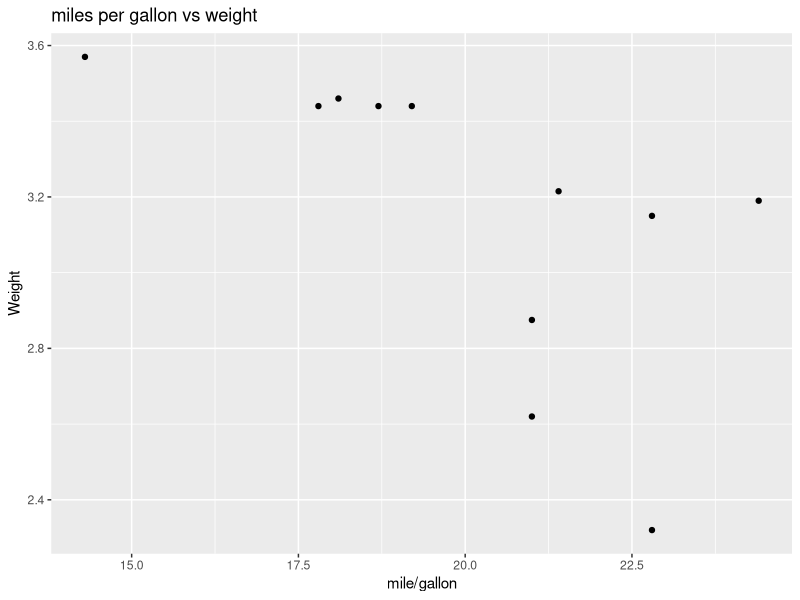

R code for this plot:
library(datasets)

#load the data using data() function
data(mtcars)
View(mtcars)
#?mtcars
#view first five rows of the dataset

head(mtcars,10)

library(ggplot2)
#create a scatter plot
#ggplot(aes(x=mpg,y=hp,),data=mtcars)+geom_point()+ggtitle("horsepower vs miles per gallon")+labs(x="mile/gallon", y="horse power")
ggplot(aes(x=mpg,y=wt,),data=head(mtcars,11))+geom_point()+ggtitle("miles per gallon vs weight")+labs(x="mile/gallon", y="Weight")


#make vs a factor
#mtcars$vs <- as.factor(mtcars$vs)
#create a boxplot without color
#ggplot(aes(x=vs, y=mpg), data = mtcars) + geom_boxplot()
#create a boxplot with color
#ggplot(aes(x=vs, y=mpg, fill = vs), data = mtcars) + 
#  geom_boxplot(alpha=0.3) +
#  theme(legend.position="none")+ggtitle("Engine vs Miles/gallon")+labs(x="Engine", y="miles/gallon")

#create histograms 
#ggplot(aes(x=wt),data=mtcars)+geom_histogram(binwidth = 0.5)


